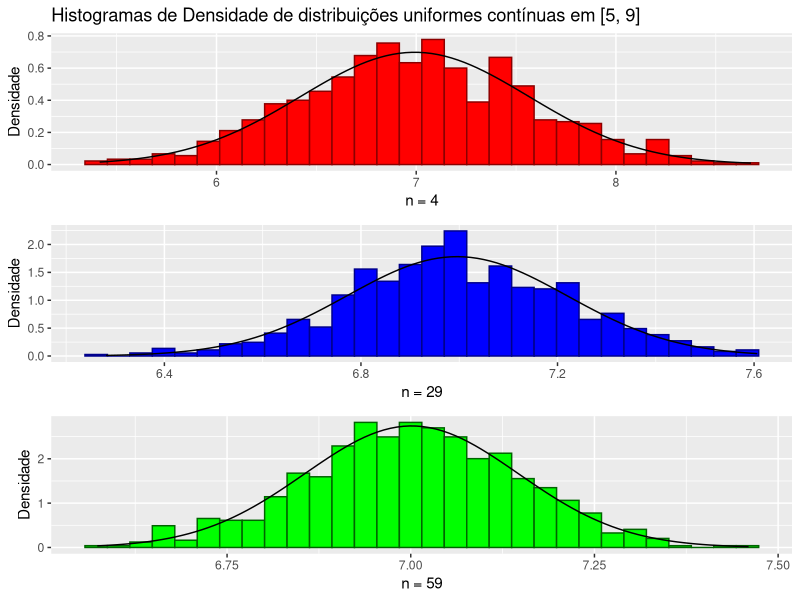

R code for this plot:
library("readxl")
library("tidyverse")
library("reshape2")
library("egg")

set.seed(847)

values <- c(4, 29, 59)

vetor1=NULL
vetor2=NULL
vetor3=NULL

for (i in 1:800) {
  vetor1 = c(vetor1, mean(runif(values[1], 5, 9)))
  vetor2 = c(vetor2, mean(runif(values[2], 5, 9)))
  vetor3 = c(vetor3, mean(runif(values[3], 5, 9)))
}
df1 <- data.frame(vetor1)
df2 <- data.frame(vetor2)
df3 <- data.frame(vetor3)

g1 <- ggplot(df1, aes(x = vetor1)) + geom_histogram(aes(y = ..density..), 
      colour="darkred", fill="red") + 
      stat_function(fun = dnorm, args = list(mean = mean(df1$vetor1), sd = sd(df1$vetor1))) +
      xlab("n = 4") + ylab("Densidade") +
      ggtitle("Histogramas de Densidade de distribuições uniformes contínuas em [5, 9]")

g2 <- ggplot(df2, aes(x = vetor2)) + geom_histogram(aes(y = ..density..), 
      colour="darkblue",fill="blue") + 
      stat_function(fun = dnorm, args = list(mean = mean(df2$vetor2), sd = sd(df2$vetor2))) + 
      xlab("n = 29") + ylab("Densidade")

g3 <- ggplot(df3, aes(x = vetor3)) + geom_histogram(aes(y = ..density..), 
      colour="darkgreen", fill="green") + 
      stat_function(fun = dnorm, args = list(mean = mean(df3$vetor3), sd = sd(df3$vetor3))) + 
      xlab("n = 59") + ylab("Densidade")
ggarrange(g1, g2, g3)
